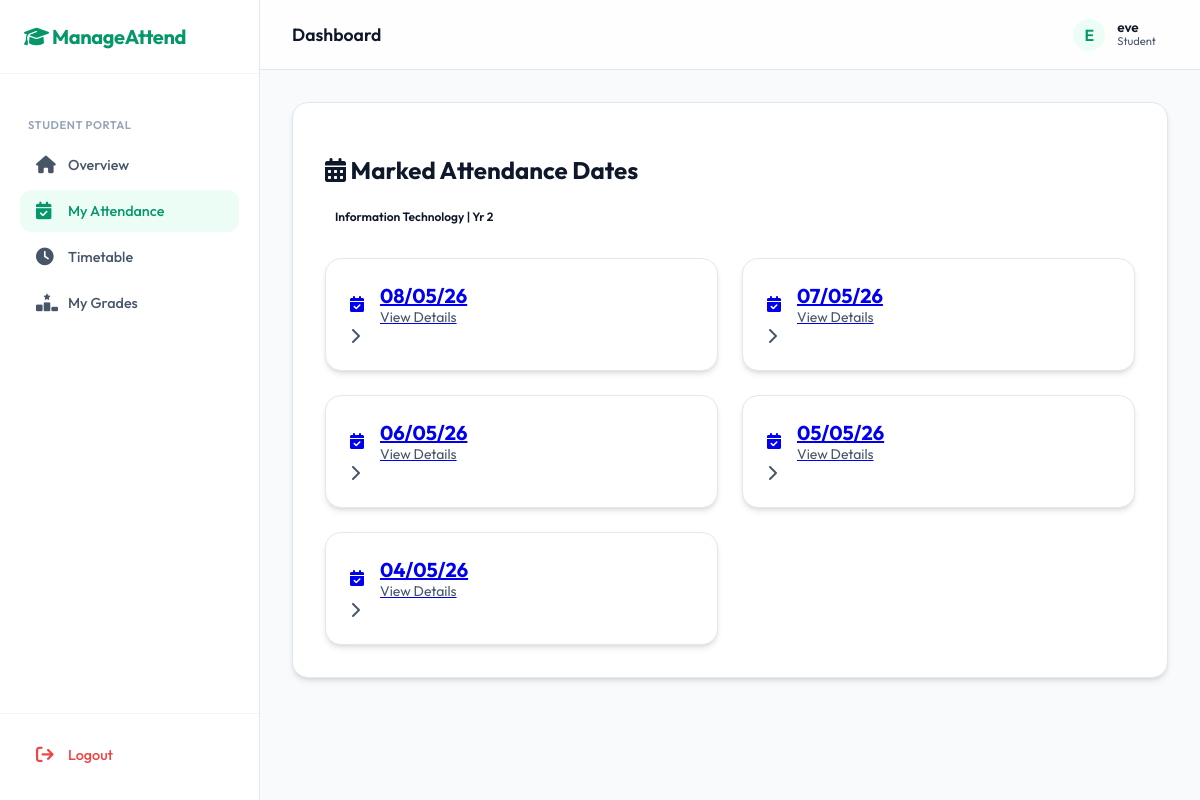
/attendance (signed in), run on the app's committed database.
### models.py (models this page shows, shortened)
class User(db.Model, UserMixin):
    __tablename__ = 'users'
    id = db.Column(db.Integer, primary_key=True)
    username = db.Column(db.String(80), unique=True, nullable=False)
    password_hash = db.Column(db.String(256), nullable=False)
    role = db.Column(db.String(20), nullable=False) # 'principal', 'hod', 'staff', 'student'
    department = db.Column(db.String(80), nullable=True)
    year = db.Column(db.Integer, nullable=True)
    name = db.Column(db.String(120), nullable=True)
    phone = db.Column(db.String(20), nullable=True)
    email = db.Column(db.String(120), nullable=True)
    gender = db.Column(db.String(20), nullable=True)
    student_id = db.Column(db.Integer, db.ForeignKey('students.id'), nullable=True)
    student = db.relationship('Student', backref='user_account', uselist=False, cascade='all, delete')

### app.py (the view)
@app.route('/attendance')
@login_required
def student_attendance_list():
    if current_user.role != 'student':
        return redirect(url_for('index'))
    query_dates = db.session.query(Attendance.date).filter_by(
        student_id=current_user.student_id
    ).distinct().order_by(Attendance.date.desc()).all()
    marked_dates = [d[0] for d in query_dates]
    return render_template('attendance.html', dates=marked_dates)

### app.py (called while the page is built)
@login_manager.user_loader
def load_user(user_id):
    return User.query.get(int(user_id))

### templates/attendance.html
{% extends 'base.html' %}
{% block content %}
<div class="glass-panel">
    <div class="flex-between">
        <h2><i class="fa-solid fa-calendar-days"></i> Marked Attendance Dates</h2>
        <span class="badge" style="background: rgba(255,255,255,0.1);">{{ current_user.department }} | Yr {{ current_user.year }}</span>
    </div>
    {% if dates %}
        <div class="grid grid-cols-2" style="margin-top: 2rem;">
            {% for d in dates %}
                <a href="{{ url_for('student_attendance_view', date=d) }}" class="glass-panel date-card" style="padding: 1.5rem; justify-content: space-between;">
                    <div style="display: flex; align-items: center; gap: 1rem;">
                        <i class="fa-solid fa-calendar-check date-icon"></i>
                        <div>
                            <h3 style="margin: 0; font-size: 1.25rem;">{{ d.strftime('%d/%m/%y') }}</h3>
                            <p style="margin: 0; color: var(--text-secondary); font-size: 0.875rem;">View Details</p>
                        </div>
                    </div>
                    <i class="fa-solid fa-chevron-right" style="color: var(--text-secondary);"></i>
                </a>
            {% endfor %}
        </div>
    {% else %}
        <div style="text-align: center; padding: 3rem 0; color: var(--text-secondary);">
            <i class="fa-solid fa-folder-open" style="font-size: 3rem; margin-bottom: 1rem; opacity: 0.5;"></i>
            <p>No attendance records have been marked for your department and year yet.</p>
        </div>
    {% endif %}
</div>
{% endblock %}

### templates/base.html (shortened to what this page needs)
<!DOCTYPE html>
<html lang="en">
<head>
    <link rel="stylesheet" href="{{ url_for('static', filename='css/style.css') }}">
    <link rel="stylesheet" href="https://cdnjs.cloudflare.com/ajax/libs/font-awesome/6.4.0/css/all.min.css">
</head>
<body>
<div class="app-container">
    {% if current_user.is_authenticated %}
    <aside class="sidebar" id="sidebar">
        <div class="sidebar-header">
            <a href="{{ url_for('index') }}" class="sidebar-brand">
                <i class="fa-solid fa-graduation-cap"></i> ManageAttend
            </a>
        </div>
        <nav class="sidebar-nav">
            {% if current_user.role == 'principal' %}
                <div class="nav-group-label">Administrative</div>
                <a href="{{ url_for('manage_hod') }}" class="nav-item"><i class="fa-solid fa-users-gear"></i> Manage HOD</a>
                <a href="{{ url_for('manage_staff') }}" class="nav-item"><i class="fa-solid fa-user-tie"></i> Staff</a>
                <a href="{{ url_for('manage_students') }}" class="nav-item"><i class="fa-solid fa-graduation-cap"></i> Students</a>
                <div class="nav-group-label">Academic</div>
                <a href="{{ url_for('analytics') }}" class="nav-item"><i class="fa-solid fa-chart-pie"></i> Analytics</a>
                <a href="{{ url_for('admin_dashboard') }}" class="nav-item"><i class="fa-solid fa-clipboard-user"></i> Attendance</a>
                <a href="{{ url_for('manage_marks') }}" class="nav-item"><i class="fa-solid fa-ranking-star"></i> Marks</a>
                <a href="{{ url_for('timetable_admin') }}" class="nav-item"><i class="fa-solid fa-calendar-days"></i> Timetable</a>
            {% else %}
                <div class="nav-group-label">Student Portal</div>
                <a href="{{ url_for('student_home') }}" class="nav-item"><i class="fa-solid fa-house"></i> Overview</a>
                <a href="{{ url_for('student_attendance_list') }}" class="nav-item"><i class="fa-solid fa-calendar-check"></i> My Attendance</a>
                <a href="{{ url_for('student_timetable') }}" class="nav-item"><i class="fa-solid fa-clock"></i> Timetable</a>
                <a href="{{ url_for('student_marks') }}" class="nav-item"><i class="fa-solid fa-ranking-star"></i> My Grades</a>
            {% endif %}
        </nav>
        <div class="sidebar-footer">
            <a href="{{ url_for('logout') }}" class="nav-item" style="color: var(--danger);">
                <i class="fa-solid fa-arrow-right-from-bracket"></i> Logout
            </a>
        </div>
    </aside>
    {% endif %}
    <main class="main-content {% if not current_user.is_authenticated %}full-width{% endif %}">
        {% if current_user.is_authenticated %}
        <header class="top-header">
            <div style="display: flex; align-items: center; gap: 1rem;">
                <div class="page-title">
                    {% block page_title %}Dashboard{% endblock %}
                </div>
            </div>
            <div class="header-actions">
                <div class="user-profile-summary" onclick="{% if current_user.role in ['principal', 'hod', 'staff'] %}openProfileModal(){% endif %}">
                    <div class="user-avatar">
                        {{ current_user.username[0].upper() }}
                    </div>
                    <div class="user-info">
                        <div class="user-name">{{ current_user.username }}</div>
                        <div class="user-role">{{ current_user.role.replace('_', ' ') }}</div>
                    </div>
                </div>
            </div>
        </header>
        {% endif %}
        <div class="container">
            {% block content %}{% endblock %}
        </div>
    </main>
</div>
</body>
</html>

### static/css/style.css (style rules this page uses)
:root { --bg-color: #f8fafc; --text-primary: #0f172a; --text-secondary: #475569; --accent-color: #059669; --accent-hover: #047857; --accent-light: #ecfdf5; --accent-glow: rgba(5, 150, 105, 0.15); --sidebar-bg: #ffffff; --sidebar-width: 260px; --header-h: 70px; --glass-bg: rgba(255, 255, 255, 0.8); --glass-border: rgba(5, 150, 105, 0.1); --card-shadow: 0 4px 6px -1px rgb(0 0 0 / 0.1), 0 2px 4px -2px rgb(0 0 0 / 0.1); --card-shadow-hover: 0 10px 15px -3px rgb(0 0 0 / 0.1), 0 4px 6px -4px rgb(0 0 0 / 0.1); --success: #10b981; --danger: #ef4444; --warning: #f59e0b; --info: #3b82f6; --radius-sm: 8px; --radius-md: 12px; --radius-lg: 16px; --radius-xl: 24px; }
*, *::before, *::after { box-sizing: border-box; }
html { scroll-behavior: smooth; }
body { font-family: 'Outfit', sans-serif; background-color: var(--bg-color); color: var(--text-primary); margin: 0; min-height: 100vh; display: flex; overflow-x: hidden; -webkit-font-smoothing: antialiased; }
.app-container { display: flex; width: 100%; min-height: 100vh; }
.sidebar { width: var(--sidebar-width); background: var(--sidebar-bg); border-right: 1px solid #e2e8f0; height: 100vh; position: fixed; left: 0; top: 0; display: flex; flex-direction: column; z-index: 100; transition: transform 0.3s cubic-bezier(0.4, 0, 0.2, 1); }
.main-content { flex: 1; margin-left: var(--sidebar-width); min-height: 100vh; display: flex; flex-direction: column; transition: margin-left 0.3s ease; }
.top-header { height: var(--header-h); background: rgba(255, 255, 255, 0.8); backdrop-filter: blur(12px); -webkit-backdrop-filter: blur(12px); border-bottom: 1px solid #e2e8f0; display: flex; align-items: center; justify-content: space-between; padding: 0 2rem; position: sticky; top: 0; z-index: 90; }
.sidebar-header { padding: 1.5rem; display: flex; align-items: center; gap: 0.75rem; border-bottom: 1px solid #f1f5f9; }
.sidebar-brand { font-size: 1.25rem; font-weight: 700; color: var(--accent-color); text-decoration: none; letter-spacing: -0.02em; }
.sidebar-nav { flex: 1; padding: 1.25rem; overflow-y: auto; }
.nav-group-label { font-size: 0.7rem; text-transform: uppercase; letter-spacing: 0.05em; color: #94a3b8; font-weight: 600; margin-bottom: 0.75rem; margin-top: 1.5rem; padding-left: 0.5rem; }
.nav-item { display: flex; align-items: center; gap: 0.75rem; padding: 0.75rem 1rem; color: var(--text-secondary); text-decoration: none; font-weight: 500; font-size: 0.9rem; border-radius: var(--radius-md); transition: all 0.2s ease; margin-bottom: 0.25rem; }
.nav-item i { width: 20px; font-size: 1.1rem; transition: transform 0.2s ease; }
.nav-item.active { background: var(--accent-light); color: var(--accent-color); }
.sidebar-footer { padding: 1.25rem; border-top: 1px solid #f1f5f9; }
.page-title { font-size: 1.1rem; font-weight: 600; color: var(--text-primary); }
.header-actions { display: flex; align-items: center; gap: 1rem; }
.user-profile-summary { display: flex; align-items: center; gap: 0.75rem; padding: 0.5rem 0.75rem; border-radius: var(--radius-lg); cursor: pointer; transition: background 0.2s; }
.user-avatar { width: 32px; height: 32px; background: var(--accent-light); color: var(--accent-color); border-radius: 50%; display: flex; align-items: center; justify-content: center; font-weight: 600; }
.user-info { display: none; }
@media (min-width: 640px) { .user-info { display: block; } }
.user-name { font-size: 0.85rem; font-weight: 600; line-height: 1; }
.user-role { font-size: 0.7rem; color: var(--text-secondary); text-transform: capitalize; }
.glass-panel { background: #ffffff; border: 1px solid #e2e8f0; border-radius: var(--radius-lg); box-shadow: var(--card-shadow); padding: 2rem; transition: box-shadow 0.3s ease; }
.badge { display: inline-flex; align-items: center; padding: 0.125rem 0.625rem; border-radius: 9999px; font-size: 0.75rem; font-weight: 600; }
.container { max-width: 1400px; padding: 2rem; width: 100%; margin: 0 auto; }
.grid { display: grid; gap: 1.5rem; }
.grid-cols-2 { grid-template-columns: repeat(2, 1fr); }

### data on the page
User: username "E", username "eve", role.replace "Student", department "Information Technology", year "2"

### other printed values
{{ d.strftime('%d/%m/%y') }} "08/05/26" "07/05/26" "06/05/26" "05/05/26" "04/05/26"
